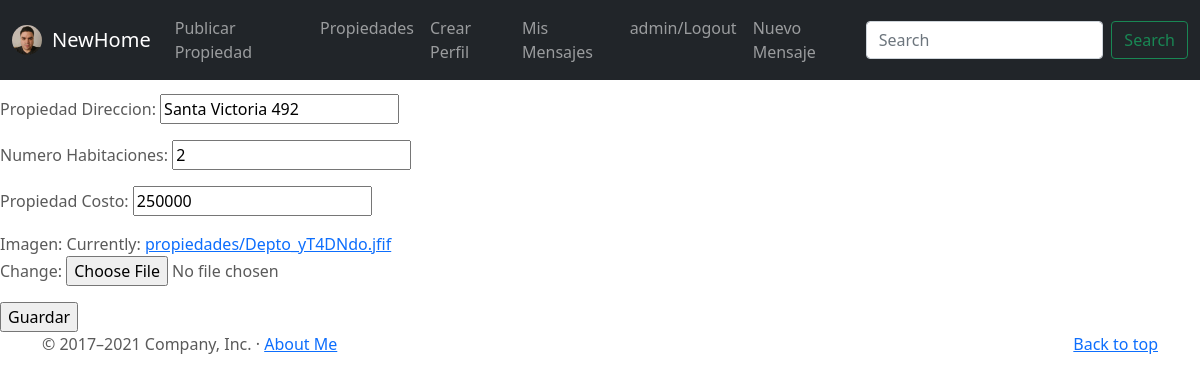
Page /propiedades/11/update (signed in) on the committed database.
### NewHome/models.py (models this page shows, shortened)
class Profile(models.Model):
    user = models.OneToOneField(to=User, on_delete=models.CASCADE, related_name="profile")
    Nombre = models.CharField(max_length=100)
    Descripcion = models.CharField(max_length=100)
    Email = models.EmailField(blank=True)
    Web = models.URLField(null=True,blank=True)
    imagen = models.ImageField(upload_to="profiles")

class Propiedades(models.Model):
    Propiedad_Descripcion = models.CharField(max_length=200)
    Propiedad_Direccion =  models.CharField(max_length=200)
    Numero_Habitaciones = models.PositiveIntegerField()
    Propiedad_Costo = models.PositiveIntegerField()
    publisher = models.ForeignKey(to=User, on_delete=models.CASCADE, related_name="publisher")
    imagen = models.ImageField(upload_to="propiedades", null=False, blank=False)
    Fecha_Publicacion = models.DateField(auto_now_add = True)

### NewHome/views.py (the view, shortened to what this page needs)
# urls.py: path('propiedades/<pk>/update', PropiedadesUpdate.as_view(), name="propiedades-update"),
class PropiedadesUpdate(LoginRequiredMixin, UserPassesTestMixin, UpdateView):
    model = Propiedades
    success_url = reverse_lazy("index")
    fields = ['Propiedad_Descripcion','Propiedad_Direccion',
             'Numero_Habitaciones','Propiedad_Costo','imagen']
    def test_func(self):
        user_id = self.request.user.id
        propiedades_id = self.kwargs.get('pk')
        return Propiedades.objects.filter(publisher=user_id, id=propiedades_id).exists()

### NewHome/templates/NewHome/propiedades_form.html (shortened to what this page needs)
{% extends "NewHome/base.html" %}
{% block main %}
<form method="POST" enctype="multipart/form-data">
    {{form.as_p}}
    <input type="submit" value="Guardar">
</form>
{% endblock %}

### NewHome/templates/NewHome/base.html (shortened to what this page needs)
<!DOCTYPE html>
<html lang="en">
<head>
    {% load static %}
<link href="{% static 'NewHome/css/bootstrap.min.css' %}" rel="stylesheet">
    <link href="{% static 'NewHome/css/carousel.css' %}" rel="stylesheet">
  </head>
  <body>
<header>
  <nav class="navbar navbar-expand-md navbar-dark fixed-top bg-dark">
    <div class="container-fluid">
      {% if user.is_authenticated %}
        <a href="{% url 'profile-update' user.id %}">
        <img src="{{user.profile.imagen.url}}" height="100%" width="30px" style="border-radius: 50%; margin-right:10px">
        </a>
      {% endif %}
        <a class="navbar-brand" href="{% url 'index' %}">NewHome</a>
      <div class="collapse navbar-collapse" id="navbarCollapse">
        <ul class="navbar-nav me-auto mb-2 mb-md-0">
          <li class="nav-item">
            <a class="nav-link" href="{% url 'propiedades-create' %}">Publicar Propiedad</a>
          <li class="nav-item">
            <a class="nav-link" href="{% url 'propiedades-list' %}">Propiedades</a>
           </li>
            {% if user.is_authenticated %}
                <li class="nav-item">
                  <a class="nav-link" href="{% url 'profile-create' %}"> Crear Perfil</a>
                </li>
                <li class="nav-item">
                  <a class="nav-link" href="{% url 'mensaje-list' %}"> Mis Mensajes</a>
                </li>
                <li class="nav-item">
                  <a class="nav-link" href="{% url 'logout' %}"> {{user.username}}/Logout</a>
                </li>
              {% endif %}
                <li class="nav-item">
                  <a class="nav-link" href="{% url 'mensaje-create' %}">Nuevo Mensaje</a>
                </li>
        </ul>
        <form class="d-flex">
          <input class="form-control me-2" type="search" placeholder="Search" aria-label="Search">
          <button class="btn btn-outline-success" type="submit">Search</button>
        </form>
      </div>
    </div>
  </nav>
</header>
{% block main %}
{% endblock%}
  <footer class="container">
    <p class="float-end"><a href="{% url 'index' %}">Back to top</a></p>
    <p>© 2017–2021 Company, Inc. · <a href="{% url 'AboutMe' %}">About Me
    </a>
  </footer>
  </body>
</html>

### NewHome/static/NewHome/css/carousel.css (style rules this page uses)
body { padding-top: 3rem; padding-bottom: 3rem; color: #5a5a5a; }

### rows in the picture
Propiedades: Propiedad_Direccion "Santa Victoria 492", Numero_Habitaciones "2", Propiedad_Costo "250000"

### other values in the picture
{{ user.username }} "admin"
